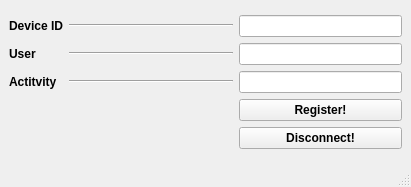
<?xml version="1.0" encoding="UTF-8"?>
<ui version="4.0">
 <class>RegistrationClientMainWindow</class>
 <widget class="QMainWindow" name="RegistrationClientMainWindow">
  <property name="geometry">
   <rect>
    <x>0</x>
    <y>0</y>
    <width>411</width>
    <height>187</height>
   </rect>
  </property>
  <property name="sizePolicy">
   <sizepolicy hsizetype="Minimum" vsizetype="Minimum">
    <horstretch>0</horstretch>
    <verstretch>0</verstretch>
   </sizepolicy>
  </property>
  <property name="windowTitle">
   <string>DAMN - Registration Client</string>
  </property>
  <widget class="QWidget" name="centralwidget">
   <layout class="QGridLayout" name="gridLayout_2">
    <item row="0" column="0">
     <layout class="QGridLayout" name="gridLayout">
      <item row="1" column="2">
       <widget class="QLineEdit" name="userLineEdit"/>
      </item>
      <item row="1" column="0">
       <widget class="QLabel" name="label">
        <property name="font">
         <font>
          <weight>75</weight>
          <bold>true</bold>
         </font>
        </property>
        <property name="text">
         <string>User</string>
        </property>
       </widget>
      </item>
      <item row="2" column="2">
       <widget class="QLineEdit" name="activityLineEdit"/>
      </item>
      <item row="2" column="1">
       <widget class="Line" name="line_2">
        <property name="sizePolicy">
         <sizepolicy hsizetype="Expanding" vsizetype="Fixed">
          <horstretch>0</horstretch>
          <verstretch>0</verstretch>
         </sizepolicy>
        </property>
        <property name="orientation">
         <enum>Qt::Horizontal</enum>
        </property>
       </widget>
      </item>
      <item row="3" column="2">
       <layout class="QVBoxLayout" name="verticalLayout">
        <item>
         <widget class="QPushButton" name="registerBtn">
          <property name="font">
           <font>
            <weight>75</weight>
            <bold>true</bold>
           </font>
          </property>
          <property name="text">
           <string>Register!</string>
          </property>
         </widget>
        </item>
        <item>
         <widget class="QPushButton" name="disconnectBtn">
          <property name="font">
           <font>
            <weight>75</weight>
            <bold>true</bold>
           </font>
          </property>
          <property name="text">
           <string>Disconnect!</string>
          </property>
         </widget>
        </item>
       </layout>
      </item>
      <item row="2" column="0">
       <widget class="QLabel" name="label_2">
        <property name="font">
         <font>
          <weight>75</weight>
          <bold>true</bold>
         </font>
        </property>
        <property name="text">
         <string>Actitvity</string>
        </property>
       </widget>
      </item>
      <item row="1" column="1">
       <widget class="Line" name="line">
        <property name="sizePolicy">
         <sizepolicy hsizetype="Expanding" vsizetype="Fixed">
          <horstretch>0</horstretch>
          <verstretch>0</verstretch>
         </sizepolicy>
        </property>
        <property name="orientation">
         <enum>Qt::Horizontal</enum>
        </property>
       </widget>
      </item>
      <item row="0" column="0">
       <widget class="QLabel" name="label_3">
        <property name="font">
         <font>
          <weight>75</weight>
          <bold>true</bold>
         </font>
        </property>
        <property name="text">
         <string>Device ID</string>
        </property>
       </widget>
      </item>
      <item row="0" column="2">
       <widget class="QLineEdit" name="deviceIDLineEdit">
        <property name="font">
         <font>
          <italic>true</italic>
         </font>
        </property>
        <property name="readOnly">
         <bool>true</bool>
        </property>
       </widget>
      </item>
      <item row="0" column="1">
       <widget class="Line" name="line_3">
        <property name="sizePolicy">
         <sizepolicy hsizetype="Expanding" vsizetype="Fixed">
          <horstretch>0</horstretch>
          <verstretch>0</verstretch>
         </sizepolicy>
        </property>
        <property name="orientation">
         <enum>Qt::Horizontal</enum>
        </property>
       </widget>
      </item>
     </layout>
    </item>
   </layout>
  </widget>
  <widget class="QMenuBar" name="menubar">
   <property name="geometry">
    <rect>
     <x>0</x>
     <y>0</y>
     <width>411</width>
     <height>20</height>
    </rect>
   </property>
  </widget>
  <widget class="QStatusBar" name="statusbar"/>
 </widget>
 <resources/>
 <connections/>
</ui>
